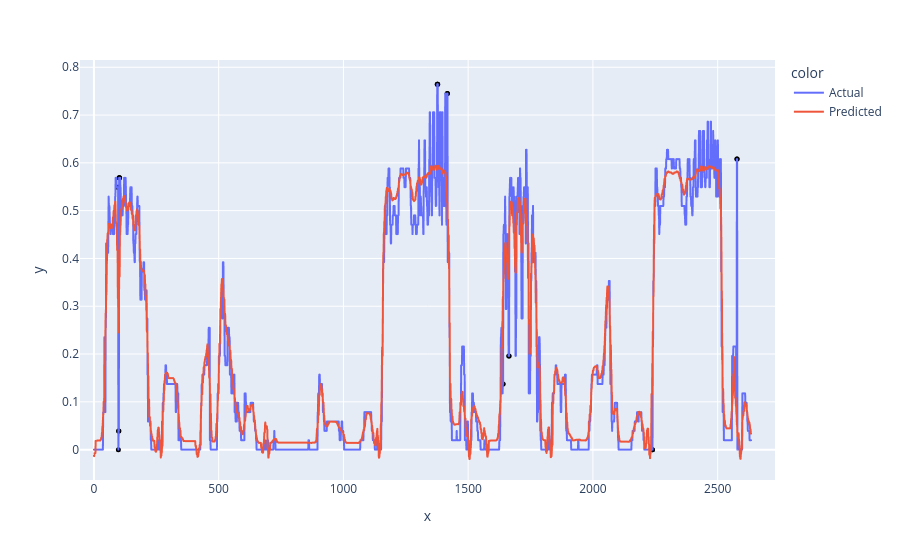

Notebook code for this chart:
### Code cell
graph_for_dilation(X_test, 0.3, 2, mean, std, 2)

### Figure 1 — Plotly figure (JSON) as saved in the notebook; plotly's stock layout.template omitted (floating-point values rounded to 4 significant figures; data arrays with more than 128 entries replaced by an {"elided": "..."} marker saying what was removed)
{"data": [{"hovertemplate": "color=Actual<br>x=%{x}<br>y=%{y}<extra></extra>", "legendgroup": "Actual", "line": {"color": "#636efa", "dash": "solid"}, "marker": {"symbol": "circle"}, "mode": "lines", "name": "Actual", "showlegend": true, "type": "scattergl", "x": {"elided": "2635 int values"}, "xaxis": "x", "y": {"elided": "2635 float values"}, "yaxis": "y"}, {"hovertemplate": "color=Predicted<br>x=%{x}<br>y=%{y}<extra></extra>", "legendgroup": "Predicted", "line": {"color": "#EF553B", "dash": "solid"}, "marker": {"symbol": "circle"}, "mode": "lines", "name": "Predicted", "showlegend": true, "type": "scattergl", "x": {"elided": "2635 int values"}, "xaxis": "x", "y": {"elided": "2635 float values"}, "yaxis": "y"}, {"hovertemplate": "x=%{x}<br>y=%{y}<extra></extra>", "legendgroup": "", "marker": {"color": "black", "size": 5, "symbol": "circle"}, "mode": "markers", "name": "", "orientation": "v", "showlegend": false, "type": "scatter", "x": [96, 97, 98, 99, 100, 101, 102, 103, 1376, 1377, 1378, 1416, 1417, 1639, 1640, 1663, 1664, 2238, 2239, 2577, 2578], "xaxis": "x", "y": [0.549, 0.549, 0, 0.03922, 0.03922, 0.5686, 0.5686, 0.5686, 0.7647, 0.7647, 0.7647, 0.7451, 0.7451, 0.1373, 0.1373, 0.1961, 0.1961, 0, 0, 0.6078, 0.6078], "yaxis": "y"}], "layout": {"legend": {"title": {"text": "color"}, "tracegroupgap": 0}, "margin": {"t": 60}, "xaxis": {"anchor": "y", "domain": [0, 1], "title": {"text": "x"}}, "yaxis": {"anchor": "x", "domain": [0, 1], "title": {"text": "y"}}}}
